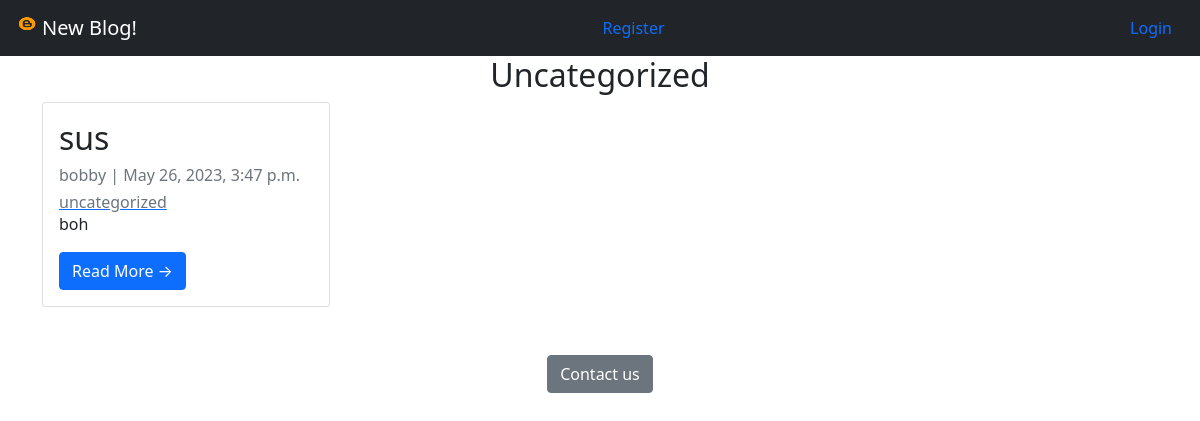
The page /category/uncategorized/ on the database its author committed.
### blog/models.py (models this page shows, shortened)
class Post(models.Model):
    title = models.CharField(max_length=200, unique=True)
    slug = models.SlugField(max_length=200, unique=True)
    author = models.ForeignKey(User, on_delete=models.CASCADE, related_name='blog_posts')
    updated_on = models.DateTimeField(auto_now=True)
    content = models.TextField()
    created_on = models.DateTimeField(auto_now_add=True)
    status = models.IntegerField(choices=STATUS, default=0)
    category = models.CharField(max_length=200, default='Uncategorized')
    class Meta:
        ordering = ['-created_on']

### blog/views.py (the view)
# urls.py: path('category/<str:cats>/', CategoryView, name='category'),
def CategoryView(request, cats):
    category_post = Post.objects.filter(category=cats.replace('_', ' '))
    return render(request, 'categories.html', {'cats': cats.title().replace('_', ' '), 'category_post': category_post})

### blog/templates/categories.html
{% extends 'base.html' %}
{% block content %}
    {% if category_post %}
        <h2 align="center">{{ cats }}</h2>
         <div class="container">
            <div class="row">
                {% for post in category_post %}
                    {% if user.is_authenticated and user == post.author%}
                        <div class="col-sm">
                            <div class="card" style="width: 18rem;">
                                <div class="card-body">
                                    <h2 class="card-title">{{ post.title }}</h2>
                                    <p class="card-text text-muted h6">{{ post.author }} | {{ post.created_on}} </p>
                                    <a href="{%  url 'category' post.category|slugify %}" ><p class="card-text text-muted h6">{{ post.category }}</p></a>
                                    <p class="card-text">{{post.content|slice:":200" }}</p>
                                    <a href="{% url 'post_detail' post.pk %}" class="btn btn-primary">Read More &rarr;</a>
                                    <a href="{% url 'update_post' post.pk %}" class="btn btn-primary">Edit &rarr;</a>
                                    <a href="{% url 'delete_post' post.pk %}" class="btn btn-primary">Delete &rarr;</a>
                                </div>
                            </div>
                        </div>
                    {% else %}
                        {% if post.status != 0%}
                            <div class="col-sm">
                                <div class="card" style="width: 18rem;">
                                    <div class="card-body">
                                        <h2 class="card-title">{{ post.title }}</h2>
                                        <p class="card-text text-muted h6">{{ post.author }} | {{ post.created_on}} </p>
                                        <a href="{%  url 'category' post.category|slugify %}" ><p class="card-text text-muted h6">{{ post.category }}</p></a>
                                        <p class="card-text">{{post.content|slice:":200" }}</p>
                                        <a href="{% url 'post_detail' post.pk %}" class="btn btn-primary">Read More &rarr;</a>
                                    </div>
                                </div>
                            </div>
                        {% endif %}
                    {% endif %}
                {% endfor %}
            </div>
        </div>
    {% else %}
        <h2 align="center"> Sorry, this category doesn't exist or it hasn't post</h2>
    {% endif %}
    <div class="container my-5 text-center" style="max-width:580px">
        <a href="{% url 'contact' %}" type="button" class="btn btn-secondary">Contact us</a>
    </div>
{% endblock content%}

### rows shown on the page
Post: title "sus", author "bobby", created_on "May 26, 2023, 3:47 p.m.", category "uncategorized", content "boh"

### other values the page prints
{{ cats }} "Uncategorized"
